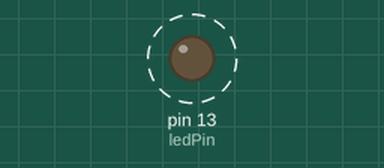
This sketch was run on a simulated Arduino Uno, built with avr-gcc and run on an emulated ATmega328P. Parts: output pins drawn as LEDs (lit = HIGH). Dashed ring = blinking.

Above: at 0.5 s.
Timing chart, 0 to 4.6 s (numbered marks = the images above):
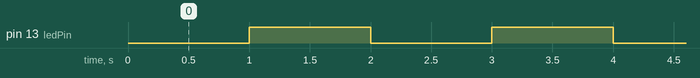

The sketch:

Intervalo_t_-_Millis.ino
```cpp
const int ledPin =  LED_BUILTIN;
int ledState = LOW;
unsigned long previousMillis = 0;
const long interval = 1000;
unsigned long currentMillis;
void setup() {

  pinMode(ledPin, OUTPUT);
}

void loop() {

  currentMillis = millis();
  if (currentMillis - previousMillis >= interval) {
    previousMillis = currentMillis;
    if (ledState == LOW) {
      ledState = HIGH;
    } else {
      ledState = LOW;
    }
    digitalWrite(ledPin, ledState);
  }
}
```

Measured:
- by itself, pin 13 (ledPin): alternates HIGH for 1.0 s and LOW for 1.0 s
